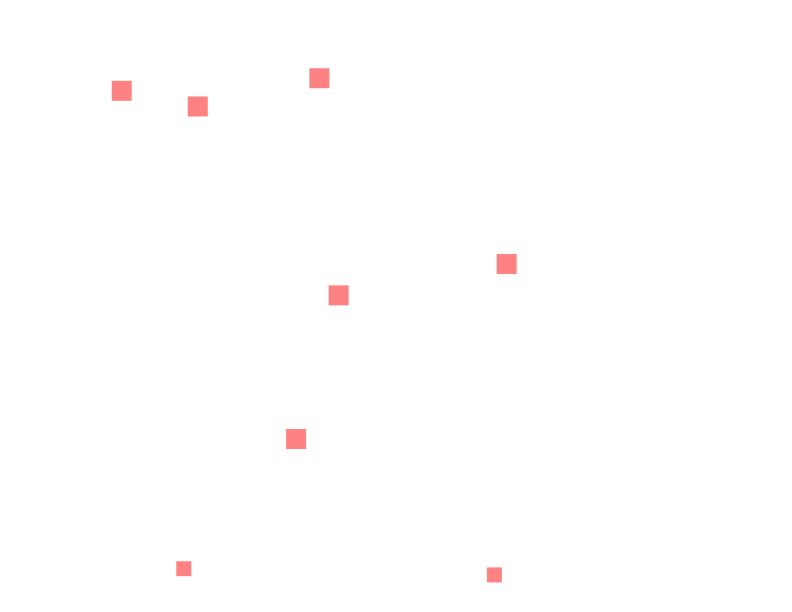
Frame 1 (no input)
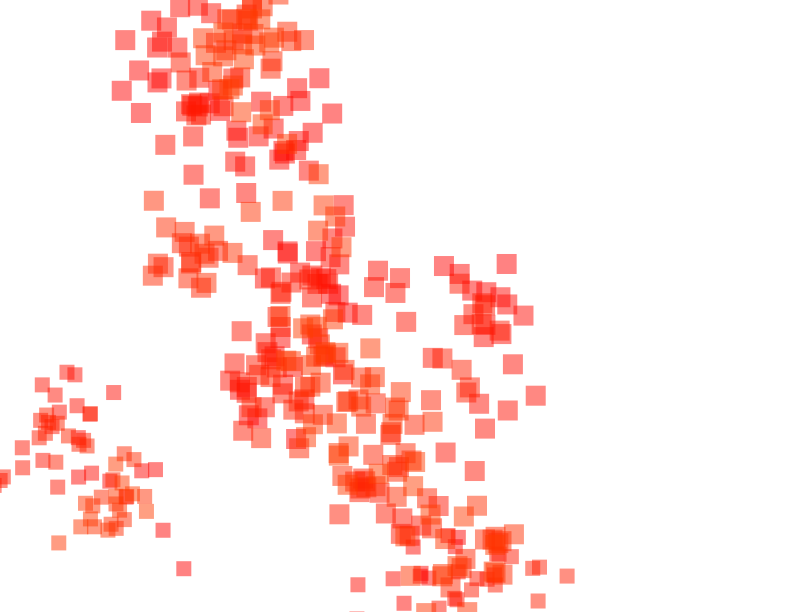
Frame 60 (the mouse pressed at the canvas centre just before this capture)
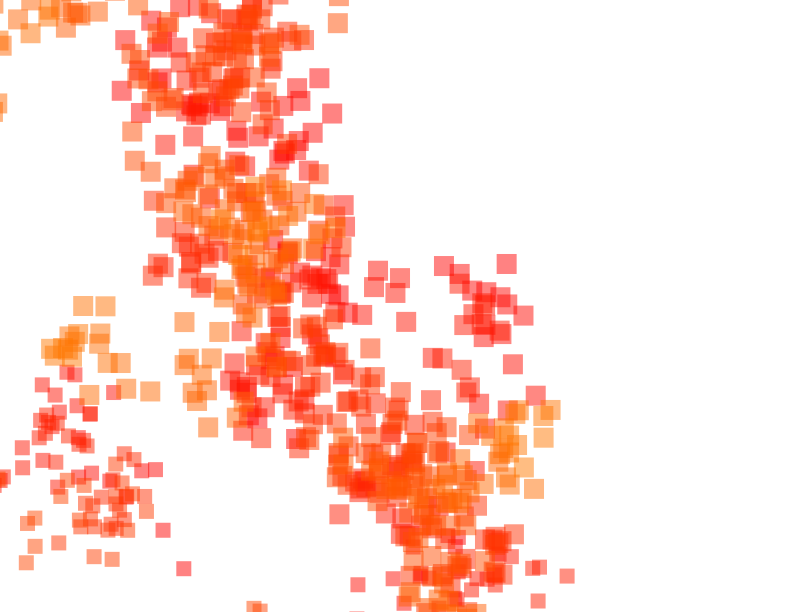
Frame 120 (the mouse held since frame 60 and released just before this capture)

The Processing sketch that drew these frames (run headless with seeded random() and noise(); from frame 60 on, the mouse is pressed at the canvas centre):

// Processing sketch: processing_80331
// ── processing_80331.pde

Cuadrado b,c,d,e,f, g,h,i; //declarar objeto


void setup () {
  background (255);
size (792,612);
b = new Cuadrado (100, 100,20 ,20, 255,0,0);
c= new Cuadrado (250, 450,20 ,20, 255,0,0);
d= new Cuadrado (300, 300,20 ,20, 255,0,0);
e = new Cuadrado (500,250,20, 20, 255,0,0);
f = new Cuadrado (500,600, 15,15, 255,0,0);
g = new Cuadrado (200,600,15,15,255,0,0);
h= new Cuadrado (200,100,20,20,255,0,0);
i= new Cuadrado (300,100,20,20,255,0,0);


noStroke();
}

void draw (){
  
  b. update();
  b.display();
  
  c.update();
  c.display();
  
  d.update();
  d.display();
  
  e.update();
  e.display();
  
  f.update();
  f.display();
  
  g.update();
  g.display();
  
  h.update();
  h.display();
  
   i.update();
  i.display();
}

//clase

class Cuadrado {
  
  float xpos;
  float ypos;
  float ancho;
  float alto;
  int rojo;
 int verde;
int azul;
  
  Cuadrado (float x, float y, float w, float h, int ro, int ve, int az) { //constructor
 
 xpos = x;
ypos = y;
ancho = w;
alto = h;
rojo = ro;
verde = ve;
az = az;

  }
  
  void update (){
    xpos = xpos + random (-40,40);
    ypos = ypos +random (-40,40);
    
    
    verde = verde + 1;
    if (verde > 250) {
     rojo= 0;
      azul = 255;
      
    }
    
    
  }
  
  void display (){
    fill (rojo, verde, azul, 125);
    rect (xpos, ypos, ancho, alto);
  }
}
